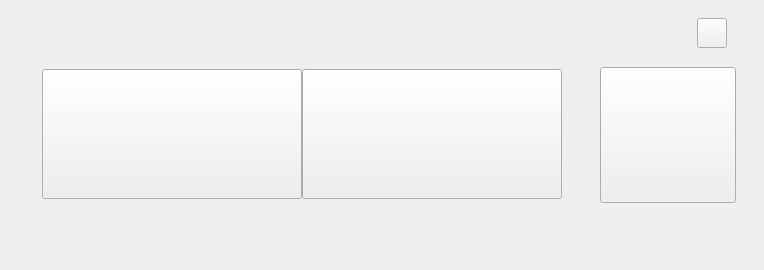
<?xml version="1.0" encoding="UTF-8"?>
<ui version="4.0">
 <class>ModeSelection</class>
 <widget class="QWidget" name="ModeSelection">
  <property name="geometry">
   <rect>
    <x>0</x>
    <y>0</y>
    <width>764</width>
    <height>270</height>
   </rect>
  </property>
  <property name="minimumSize">
   <size>
    <width>764</width>
    <height>270</height>
   </size>
  </property>
  <property name="maximumSize">
   <size>
    <width>764</width>
    <height>270</height>
   </size>
  </property>
  <property name="windowTitle">
   <string>ModeSelection</string>
  </property>
  <widget class="QLabel" name="Label">
   <property name="geometry">
    <rect>
     <x>0</x>
     <y>0</y>
     <width>764</width>
     <height>270</height>
    </rect>
   </property>
   <property name="minimumSize">
    <size>
     <width>764</width>
     <height>270</height>
    </size>
   </property>
   <property name="maximumSize">
    <size>
     <width>764</width>
     <height>270</height>
    </size>
   </property>
   <property name="styleSheet">
    <string notr="true">background-image: url(:/ModeSelection/Group 10507.png);</string>
   </property>
   <property name="text">
    <string/>
   </property>
  </widget>
  <widget class="QPushButton" name="Help_Button">
   <property name="geometry">
    <rect>
     <x>697</x>
     <y>18</y>
     <width>30</width>
     <height>30</height>
    </rect>
   </property>
   <property name="minimumSize">
    <size>
     <width>30</width>
     <height>30</height>
    </size>
   </property>
   <property name="maximumSize">
    <size>
     <width>30</width>
     <height>30</height>
    </size>
   </property>
   <property name="text">
    <string/>
   </property>
  </widget>
  <widget class="QPushButton" name="Finish_Button">
   <property name="geometry">
    <rect>
     <x>600</x>
     <y>67</y>
     <width>136</width>
     <height>136</height>
    </rect>
   </property>
   <property name="minimumSize">
    <size>
     <width>136</width>
     <height>136</height>
    </size>
   </property>
   <property name="maximumSize">
    <size>
     <width>136</width>
     <height>136</height>
    </size>
   </property>
   <property name="text">
    <string/>
   </property>
  </widget>
  <widget class="QLabel" name="Automatic_Backdrop">
   <property name="geometry">
    <rect>
     <x>39</x>
     <y>69</y>
     <width>266</width>
     <height>136</height>
    </rect>
   </property>
   <property name="minimumSize">
    <size>
     <width>266</width>
     <height>136</height>
    </size>
   </property>
   <property name="maximumSize">
    <size>
     <width>266</width>
     <height>136</height>
    </size>
   </property>
   <property name="font">
    <font>
     <family>微软雅黑</family>
     <bold>true</bold>
    </font>
   </property>
   <property name="text">
    <string/>
   </property>
  </widget>
  <widget class="QLabel" name="Manual_Backdrop">
   <property name="geometry">
    <rect>
     <x>299</x>
     <y>69</y>
     <width>266</width>
     <height>136</height>
    </rect>
   </property>
   <property name="minimumSize">
    <size>
     <width>266</width>
     <height>136</height>
    </size>
   </property>
   <property name="maximumSize">
    <size>
     <width>266</width>
     <height>136</height>
    </size>
   </property>
   <property name="font">
    <font>
     <family>思源黑体 CN Bold</family>
     <bold>true</bold>
    </font>
   </property>
   <property name="text">
    <string/>
   </property>
  </widget>
  <widget class="QPushButton" name="Automatic_Button">
   <property name="geometry">
    <rect>
     <x>42</x>
     <y>69</y>
     <width>260</width>
     <height>130</height>
    </rect>
   </property>
   <property name="minimumSize">
    <size>
     <width>260</width>
     <height>130</height>
    </size>
   </property>
   <property name="maximumSize">
    <size>
     <width>260</width>
     <height>130</height>
    </size>
   </property>
   <property name="styleSheet">
    <string notr="true"/>
   </property>
   <property name="text">
    <string/>
   </property>
  </widget>
  <widget class="QPushButton" name="Manual_Button">
   <property name="geometry">
    <rect>
     <x>302</x>
     <y>69</y>
     <width>260</width>
     <height>130</height>
    </rect>
   </property>
   <property name="minimumSize">
    <size>
     <width>260</width>
     <height>130</height>
    </size>
   </property>
   <property name="maximumSize">
    <size>
     <width>260</width>
     <height>130</height>
    </size>
   </property>
   <property name="styleSheet">
    <string notr="true"/>
   </property>
   <property name="text">
    <string/>
   </property>
  </widget>
  <widget class="QLabel" name="Automatic_Label">
   <property name="geometry">
    <rect>
     <x>82</x>
     <y>104</y>
     <width>175</width>
     <height>60</height>
    </rect>
   </property>
   <property name="minimumSize">
    <size>
     <width>175</width>
     <height>60</height>
    </size>
   </property>
   <property name="maximumSize">
    <size>
     <width>175</width>
     <height>60</height>
    </size>
   </property>
   <property name="font">
    <font>
     <family>思源黑体 CN Bold</family>
     <bold>true</bold>
    </font>
   </property>
   <property name="text">
    <string/>
   </property>
  </widget>
  <widget class="QLabel" name="Manual_Label">
   <property name="geometry">
    <rect>
     <x>342</x>
     <y>104</y>
     <width>175</width>
     <height>60</height>
    </rect>
   </property>
   <property name="minimumSize">
    <size>
     <width>175</width>
     <height>60</height>
    </size>
   </property>
   <property name="maximumSize">
    <size>
     <width>175</width>
     <height>60</height>
    </size>
   </property>
   <property name="font">
    <font>
     <family>Microsoft YaHei UI</family>
     <bold>true</bold>
    </font>
   </property>
   <property name="text">
    <string/>
   </property>
  </widget>
  <zorder>Label</zorder>
  <zorder>Help_Button</zorder>
  <zorder>Finish_Button</zorder>
  <zorder>Automatic_Backdrop</zorder>
  <zorder>Manual_Backdrop</zorder>
  <zorder>Automatic_Label</zorder>
  <zorder>Manual_Label</zorder>
  <zorder>Automatic_Button</zorder>
  <zorder>Manual_Button</zorder>
 </widget>
 <resources>
  <include location="../resource/ModeSelection/ModeSelection.qrc"/>
 </resources>
 <connections/>
</ui>
